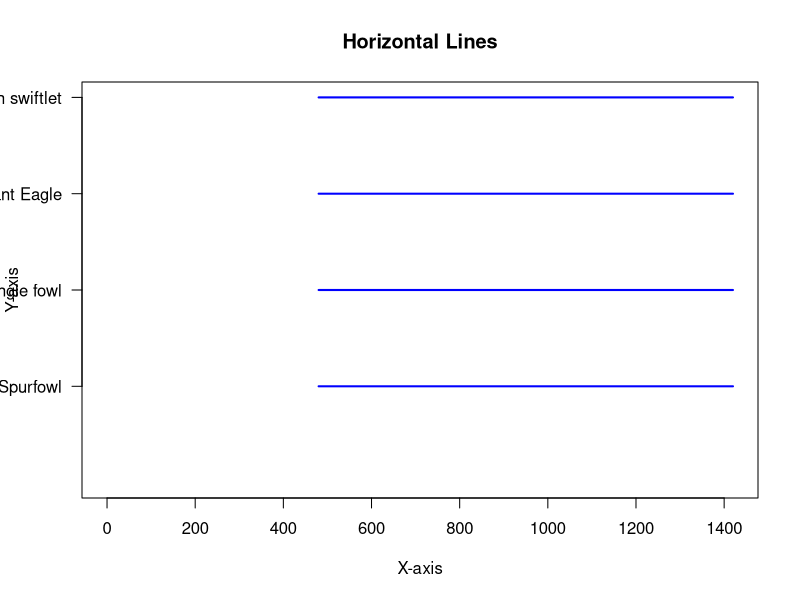

This figure's R source:
# Example data
x_start <- c(480,480, 480, 480)
x_end <- c(1420, 1420,1420, 1420)
y_values <- c(1,2,3,4)
y_labels <- c("Spurfowl", "Jungle fowl", "Crested Serpant Eagle", "Indian swiftlet")

# Create a blank plot with no automatic y-axis labels
plot(1, type='n', xlim=c(0, 1420), ylim=c(0, 4), xlab="X-axis", ylab="Y-axis", main="Horizontal Lines", yaxt="n")

# Draw horizontal lines
segments(x_start, y_values, x_end, y_values, col="blue", lwd=2)

 
# Customize y-axis labels with new labels
axis(2, at=y_values, labels=y_labels, las=2)


# # Create a blank plot
# plot(1, type='n', xlim=c(0, 1420), ylim=c(0, 50), xlab="X-axis", ylab="Y-axis", main="Horizontal Lines")
# 
# # Create a blank plot
# plot(1, type='n', xlim=c(0, max(counts) + 1), ylim=c(0, length(categories) + 1),
#      xlab="Counts", ylab="Categories", main="Horizontal Lines with String Y-axis")
# 
# # Draw barplot
# barplot(counts, names.arg=categories, horiz=TRUE, col="lightblue", border="black", las=1)
# 
# 
# # Draw horizontal lines
# segments(x_start, y_values, x_end, y_values, col="blue", lwd=2)
# 
# # # Add points to indicate the starting and ending points
# # points(x_start, y_values, pch=16, col="red", cex=1.5)
# # points(x_end, y_values, pch=17, col="green", cex=1.5)
# 
# # Example data
# x_start <- c(1, 3, 2)
# x_end <- c(4, 6, 5)
# y_values <- c(2, 4, 6)
# 
# # Create a blank plot
# plot(1, type='n', xlim=c(0, 7), ylim=c(0, 8), xlab="X-axis", ylab="Y-axis", main="Horizontal Lines")
# 
# # Draw horizontal lines
# abline(h = y_values, col="blue", lwd=2)
# 
# # Add points to indicate the starting and ending points
# points(x_start, y_values, pch=16, col="red", cex=1.5)
# points(x_end, y_values, pch=17, col="green", cex=1.5)
# 
# # Example data
# start_points <- c("A", "B", "C")
# end_points <- c("D", "E", "F")
# x_values <- c(1, 3, 2)
# 
# # Create a blank plot
# plot(1, type='n', xlim=c(0, 4), ylim=c(0, 7), xlab="X-axis", ylab="Y-axis", main="Horizontal Lines with String Y-axis")
# 
# # Convert string values to numerical positions on the y-axis
# y_start <- match(start_points, unique(c(start_points, end_points)))
# y_end <- match(end_points, unique(c(start_points, end_points)))
# 
# # Draw horizontal lines
# segments(x_values, y_start, x_values, y_end, col="blue", lwd=2)
# 
# # Add points to indicate the starting and ending points
# points(rep(x_values, each=2), c(y_start, y_end), pch=16, col="red", cex=1.5)
# 
# # Example data
# categories <- c("A", "B", "C", "D", "E")
# counts <- c(3, 5, 2, 4, 6)
# 
# # Create a blank plot
# plot(1, type='n', xlim=c(0, max(counts) + 1), ylim=c(0, length(categories) + 1),
#      xlab="Counts", ylab="Categories", main="Horizontal Lines with String Y-axis")
# 
# # Draw barplot
# barplot(counts, names.arg=categories, horiz=TRUE, col="lightblue", border="black", las=1)
# 
# # Draw horizontal lines
# segments(0, 1:length(categories), counts, 1:length(categories), col="blue", lwd=2)
# 
# # Add points to indicate the starting and ending points
# points(counts, 1:length(categories), pch=16, col="red", cex=1.5)
# 
# 
# 
# # Example data with text labels for y-axis
# x_start <- c(1, 3, 2)
# x_end <- c(4, 6, 5)
# y_labels <- c("Label A", "Label B", "Label C")
# 
# # Create a blank plot
# plot(1, type='n', xlim=c(0, 7), ylim=c(0, 8), xlab="X-axis", ylab="Y-axis", main="Horizontal Lines")
# 
# # Draw horizontal lines
# segments(x_start, seq_along(y_labels), x_end, seq_along(y_labels), col="blue", lwd=2)
# 
# # Add points to indicate the starting and ending points
# points(x_start, seq_along(y_labels), pch=16, col="red", cex=1.5)
# points(x_end, seq_along(y_labels), pch=17, col="green", cex=1.5)
# 
# # Customize y-axis labels
# axis(2, at=seq_along(y_labels), labels=y_labels)
# axis(2, at=seq_along(y_labels), labels=y_labels)
# 
# 
# 
# 
# 
# # Example data
# x_start <- c(1, 3, 2)
# x_end <- c(4, 6, 5)
# y_values <- c(2, 4, 6)
# y_labels <- c("Label A", "Label B", "Label C")
# 
# # Create a blank plot with no automatic y-axis labels
# plot(1, type='n', xlim=c(0, 7), ylim=c(0, 8), xlab="X-axis", ylab="Y-axis", main="Horizontal Lines", yaxt="n")
# 
# # Draw horizontal lines
# segments(x_start, y_values, x_end, y_values, col="blue", lwd=2)
# 
# # Add points to indicate the starting and ending points
# points(x_start, y_values, pch=16, col="red", cex=1.5)
# points(x_end, y_values, pch=17, col="green", cex=1.5)
# 
# # Customize y-axis labels with new labels
# axis(2, at=y_values, labels=y_labels, las=2)
# 
# 
# 
